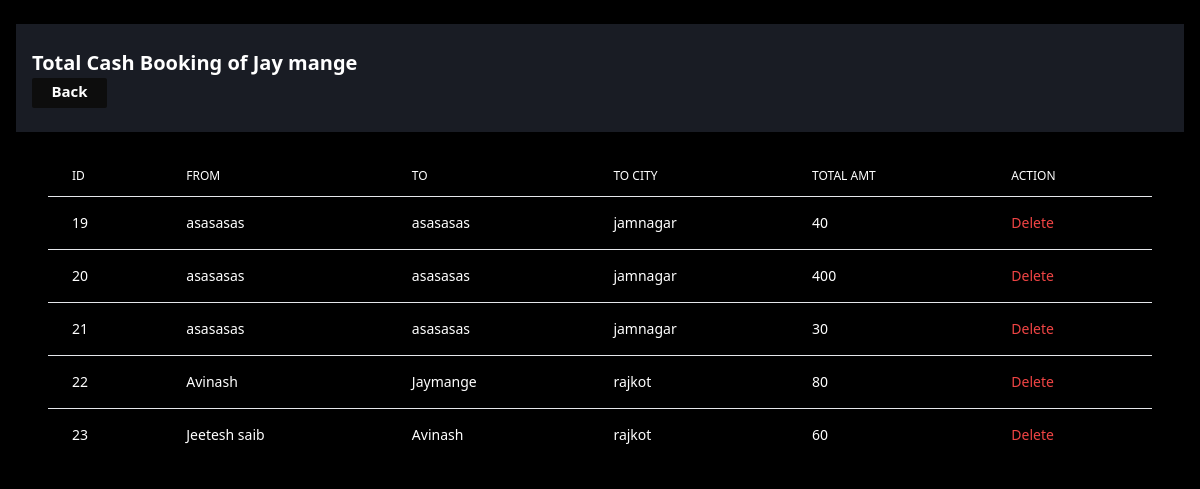
Screenshot of /components/show_cashbooking.php (signed in) with the database file from the repository.
### tables this page shows
CREATE TABLE `cash_booking` (
  `cb_id` int(11) NOT NULL,
  `cb_from_name` varchar(200) NOT NULL,
  `cb_from_phno` bigint(200) NOT NULL,
  `cb_documentno` int(200) NOT NULL,
  `cb_to_name` varchar(200) NOT NULL,
  `cb_to_city` varchar(200) NOT NULL,
  `cb_couriertype` varchar(200) NOT NULL,
  `cb_weight` int(200) NOT NULL,
  `cb_address` varchar(200) NOT NULL,
  `cb_totalamt` int(200) NOT NULL,
  `user_id` int(11) NOT NULL
);

### components/show_cashbooking.php (the view, shortened to what this page needs)
<?php include('../Html/html_start.php'); ?>
<div class="grid px-4 items-start bg-[#000000] h-screen overflow-y-auto">
    <div class="grid items-center ">
        <div class="grid items-start my-6 px-4 py-6 bg-[#191C24] xl:my-4">
            <p class="text-white font-semibold text-[20px]">Total Cash Booking of
                <?= $_SESSION['branch_user']['ab_manager_name'] ?>
            </p>
            <div class="grid items-center space-y-3 xl:grid-cols-5 xl:space-x-4 xl:space-y-0 xl:py-4">
                <div class="flex items-center text-white space-x-2.5 font-semibold ">
                    <div class="xl:mt-8">
                        <a href="../Dashboard/branch_dashboard.php">
                            <p class="bg-[#0D0D0D] h-[30px]  w-[75px] text-[15px] rounded-sm text-center pt-0.5">Back
                            </p>
                        </a>
                    </div>
                </div>
            </div>
        </div>
        <div class="flex flex-col px-8 text-white">
            <div class="-m-1.5 overflow-x-auto">
                <div class="p-1.5 min-w-full inline-block align-middle">
                    <div class="overflow-hidden">
                        <table class="min-w-full divide-y divide-black-200 ">
                            <thead>
                                <tr>
                                    <th scope="col" class="px-6 py-3 text-left text-xs font-medium text-black-500 uppercase">
                                        Id</th>
                                    <th scope="col" class="px-6 py-3 text-left text-xs font-medium text-black-500 uppercase">From
                                    </th>
                                    <th scope="col" class="px-6 py-3 text-left text-xs font-medium text-black-500 uppercase">To
                                    </th>
                                    <th scope="col" class="px-6 py-3 text-left text-xs font-medium text-black-500 uppercase">To
                                        City
                                    </th>
                                    <th scope="col" class="px-6 py-3 text-left text-xs font-medium text-black-500 uppercase">Total
                                        Amt
                                    </th>
                                    <th scope="col" class="px-6 py-3 text-left text-xs font-medium text-black-500 uppercase">Action
                                    </th>
                                </tr>
                            </thead>
                            <?php
                            include '../connection/conn.php';
                            $query = "SELECT * FROM `cash_booking` WHERE user_id =" . $_SESSION['branch_user']['ab_id'];
                            $select = mysqli_query($con, $query);
                            ?>
                            <tbody class="divide-y divide-black-200 ">
                                <?php foreach ($select as $row) : ?>
                                    <tr class="">
                                        <td class="px-6 py-4 whitespace-nowrap text-sm font-medium  ">
                                            <?= $row['cb_id'] ?>
                                        </td>
                                        <td class="px-6 py-4 whitespace-nowrap text-sm font-medium  ">
                                            <?= $row['cb_from_name'] ?>
                                        </td>
                                        <td class="px-6 py-4 whitespace-nowrap text-sm font-medium  ">
                                            <?= $row['cb_to_name'] ?>
                                        </td>
                                        <td class="px-6 py-4 whitespace-nowrap text-sm font-medium  ">
                                            <?= $row['cb_to_city'] ?>
                                        </td>
                                        <td class="px-6 py-4 whitespace-nowrap text-sm font-medium  ">
                                            <?= $row['cb_totalamt'] ?>
                                        </td>
                                        <td class="px-6 py-4 whitespace-nowrap  text-sm font-medium">
                                            <a href="../components/show_cashbooking.php?delete=<?= $row['cb_id'] ?>" class="text-red-500 " href="#">Delete</a>
                                        </td>
                                    </tr>
                                <?php endforeach; ?>
                            </tbody>
                        </table>
                    </div>
                </div>
            </div>
        </div>
    </div>
</div>

### rows the page displays
cash_booking: cb_id "19", cb_from_name "asasasas", cb_to_name "asasasas", cb_to_city "jamnagar", cb_totalamt "40"
cash_booking: cb_id "20", cb_from_name "asasasas", cb_to_name "asasasas", cb_to_city "jamnagar", cb_totalamt "400"
cash_booking: cb_id "21", cb_from_name "asasasas", cb_to_name "asasasas", cb_to_city "jamnagar", cb_totalamt "30"
cash_booking: cb_id "22", cb_from_name "Avinash", cb_to_name "Jaymange", cb_to_city "rajkot", cb_totalamt "80"
cash_booking: cb_id "23", cb_from_name "Jeetesh saib", cb_to_name "Avinash", cb_to_city "rajkot", cb_totalamt "60"

### other values shown
$_SESSION['branch_user']['ab_manager_name'] "Jay mange"
